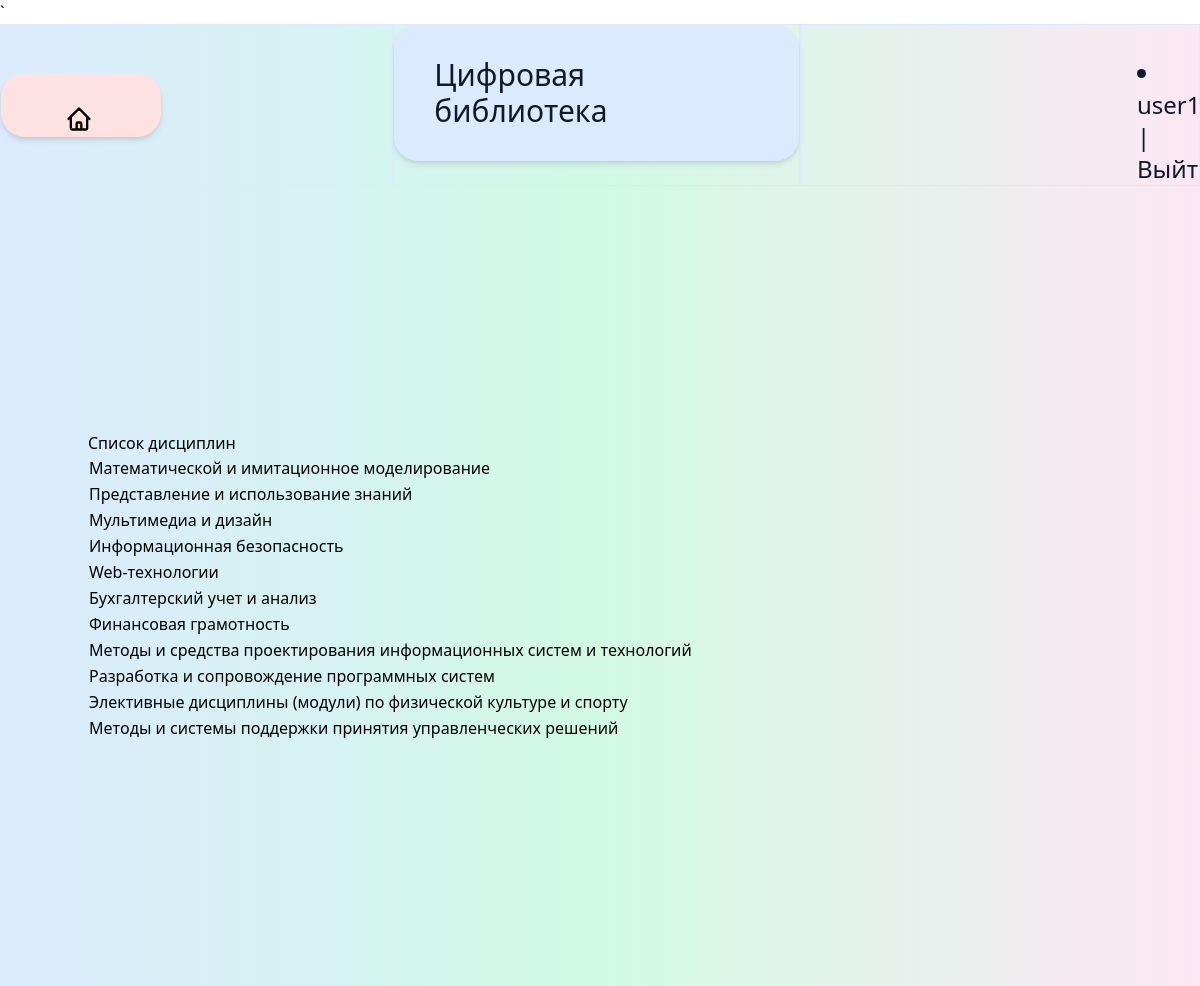
Page /disciplines (signed in) on the committed database.
### main/models.py (models this page shows, shortened)
class UserDiscipline(models.Model):
    user = models.ForeignKey(User, on_delete=models.CASCADE)
    discip = models.ForeignKey(Disciplines, on_delete=models.CASCADE)

class Disciplines(models.Model):
    name = models.CharField(max_length=200)
    def __str__(self):
        return self.name

### main/views.py (the view)
# urls.py: path('disciplines', views.disciplines, name='disciplines'),
def disciplines(request):
    userid = request.user.id
    discip = UserDiscipline.objects.filter(user=userid)
    return render(request, 'main/disciplines.html', {"discip": discip})

### main/templates/main/disciplines.html (shortened to what this page needs)
{% extends 'main/base.html' %}
{% block content %}
    <h1>Список дисциплин</h1>
    <table>
        {% for dis in discip %}
        <tr><td>{{ dis.discip }}</td></tr>
        {% endfor %}
    </table>
{% endblock %}

### main/templates/main/base.html (shortened to what this page needs)
<!DOCTYPE html>
<html lang="en">
<head>
  ` <link href="https://unpkg.com/tailwindcss@^2/dist/tailwind.min.css" rel="stylesheet">
</head>
<body>
    <header class="flex  bg-gradient-to-r from-blue-100 via-green-100 to-pink-100" >
          <div class="flex items-center border border-blue-100 w-1/3">
                     <div class="
                            flex flex-col
                            bg-red-100
                            shadow-md
                            px-2
                            sm:px-6
                            md:px-8
                            lg:px-10
                            py-8
                            rounded-3xl
                            w-40
                            h-10
                            max-w-md
                            max-h-md">
              <button class="pl-6 pr-6">
              </button>
            </div>
      </div>
          <div class="border border-blue-100  w-100%">
              <div class="
                    flex flex-col
                    bg-blue-100
                    shadow-md
                    px-2
                    sm:px-6
                    md:px-8
                    lg:px-10
                    py-8
                    rounded-3xl
                    w-50
                    max-w-md">
              <div class="  w-full flex items-center  font-medium   text-xl sm:text-3xl text-gray-900">
           Цифровая библиотека
        </div>
       </div>
      </div>
          <div class="flex items-center border border-blue-100  w-1/3">
              <div class=" flex items-right sm:ml-20 md:ml-20  w-full font-medium text-xl sm:text-3xl text-gray-900">
                {% if request.user.is_authenticated %}
                    <div class="sm:ml-64 sm:mt-8  w-full flex items-right text-xl sm:text-2xl text-gray-900">
                        <li class="last">{{ user.username }} | <a href="{% url 'logout' %}">Выйти</a></li>
                    </div>
                {% endif %}
                </div>
              </div>
      </header>
        <div
      class="min-h-screen flex flex-col items-center justify-center bg-gradient-to-r from-blue-100 via-green-100 to-pink-100 ">
    <div class="container">
        {% block content %}
    {% endblock %}
    </div>
</body>
</html>

### rows in the picture
UserDiscipline: discip "Математической и имитационное моделирование"
UserDiscipline: discip "Представление и использование знаний"
UserDiscipline: discip "Мультимедиа и дизайн"
UserDiscipline: discip "Информационная безопасность"
UserDiscipline: discip "Web-технологии"
UserDiscipline: discip "Бухгалтерский учет и анализ"
UserDiscipline: discip "Финансовая грамотность"
UserDiscipline: discip "Методы и средства проектирования информационных систем и технологий"
UserDiscipline: discip "Разработка и сопровождение программных систем"
UserDiscipline: discip "Элективные дисциплины (модули) по физической культуре и спорту"
UserDiscipline: discip "Методы и системы поддержки принятия управленческих решений"

### other values in the picture
{{ user.username }} "user1"
